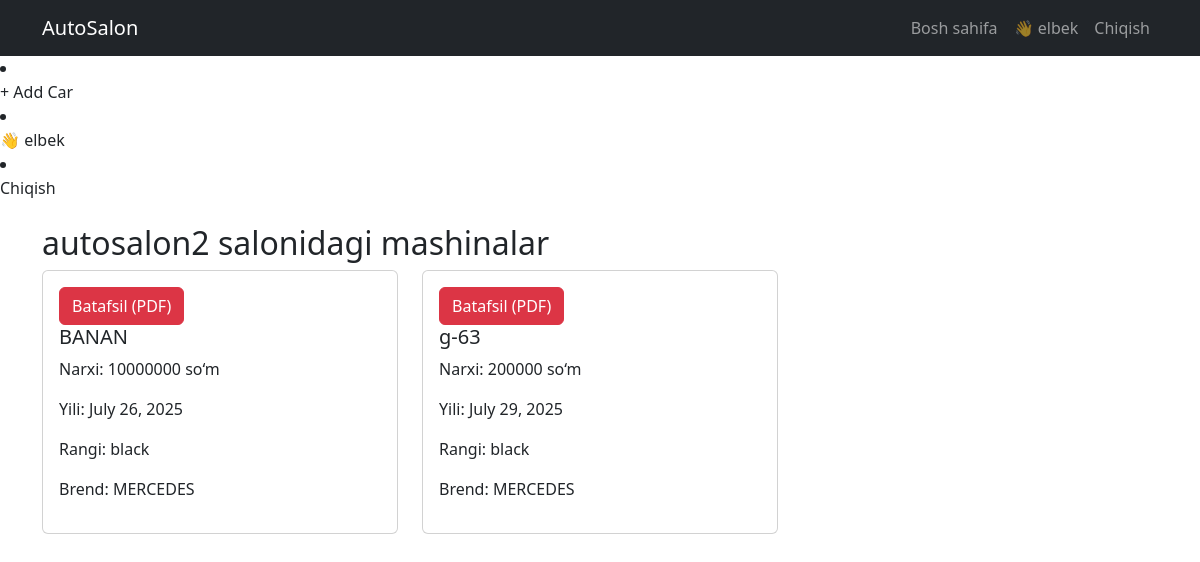
Page /salon/2/cars/ (signed in) on the committed database.
### configapp/models.py (models this page shows, shortened)
class Autosalon(models.Model):
    title = models.CharField(max_length=255)
    context = models.TextField()
    email = models.EmailField(max_length=255)
    phone = models.CharField(max_length=255)
    adress = models.CharField(max_length=255)
    image = models.ImageField(upload_to='photos/%Y/%m/%d')

class Car(models.Model):
    model = models.CharField(max_length=100)
    price = models.IntegerField()
    year = models.DateField()
    color = models.CharField(max_length=100)
    brand = models.ForeignKey(Brand, on_delete=models.CASCADE)
    salon = models.ForeignKey(Autosalon, on_delete=models.CASCADE)

class Brand(models.Model):
    title = models.CharField(max_length=100)
    created_ad = models.DateTimeField(auto_now_add=True)
    updated_ad = models.DateTimeField(auto_now=True)
    context = models.TextField()

### configapp/views.py (the view)
# urls.py: path('salon/<int:pk>/cars/', views.autosalon_cars, name='autosalon_cars'),
def autosalon_cars(request, pk):
    salon = get_object_or_404(Autosalon, pk=pk)
    cars = Car.objects.filter(salon=salon)
    return render(request, 'autosalon_cars.html', {'salon': salon, 'cars': cars})

### configapp/templates/autosalon_cars.html (shortened to what this page needs)
{% extends 'base.html' %}
{% block content %}
<h2>{{ salon.title }} salonidagi mashinalar</h2>
{% if cars %}
    <div class="row">
        {% for car in cars %}
        <div class="col-md-4 mb-4">
            <div class="card">
                <div class="card-body">
                   <a href="{% url 'detail_car' car.id %}" class="btn btn-danger">Batafsil (PDF)</a>
                    <h5>{{ car.model }}</h5>
                    <p>Narxi: {{ car.price }} so‘m</p>
                    <p>Yili: {{ car.year }}</p>
                    <p>Rangi: {{ car.color }}</p>
                    <p>Brend: {{ car.brand.title }}</p>
                </div>
            </div>
        </div>
        {% endfor %}
    </div>
{% else %}
    <p>Bu salon hozircha hech qanday mashinaga ega emas.</p>
{% endif %}
{% endblock %}

### configapp/templates/base.html (shortened to what this page needs)
<!DOCTYPE html>
<html lang="en">
<head>
    <link rel="stylesheet" href="https://cdn.jsdelivr.net/npm/bootstrap@5.3.0/dist/css/bootstrap.min.css">
</head>
<body>
    <nav class="navbar navbar-expand-lg navbar-dark bg-dark">
        <div class="container">
            <a class="navbar-brand" href="{% url 'home' %}">AutoSalon</a>
            <div class="collapse navbar-collapse" id="navbarNav">
                <ul class="navbar-nav ms-auto">
                    <li class="nav-item">
                        <a class="nav-link" href="{% url 'home' %}">Bosh sahifa</a>
                    </li>
                    {% if user.is_authenticated %}
                        <li class="nav-item">
                            <a class="nav-link" href="#">👋 {{ user.username }}</a>
                        </li>
                        <li class="nav-item">
                            <a class="nav-link" href="{% url 'logout' %}">Chiqish</a>
                        </li>
                    {% else %}
                        <li class="nav-item">
                            <a class="nav-link" href="{% url 'login' %}">Kirish</a>
                        </li>
                    {% endif %}
                </ul>
            </div>
        </div>
    </nav>
{% if user.is_authenticated %}
    <li class="nav-item">
        <a class="nav-link" href="{% url 'add_car' %}">+ Add Car</a>
    </li>
    <li class="nav-item">
        <a class="nav-link" href="#">👋 {{ user.username }}</a>
    </li>
    <li class="nav-item">
        <a class="nav-link" href="{% url 'logout' %}">Chiqish</a>
    </li>
{% endif %}
    <div class="container mt-4">
        {% block content %}
        {% endblock %}
    </div>
</body>
</html>

### rows in the picture
Autosalon: title "autosalon2"
Car: model "BANAN", price "10000000", year "July 26, 2025", color "black", brand "MERCEDES"
Car: model "g-63", price "200000", year "July 29, 2025", color "black", brand "MERCEDES"

### other values in the picture
{{ user.username }} "elbek"
